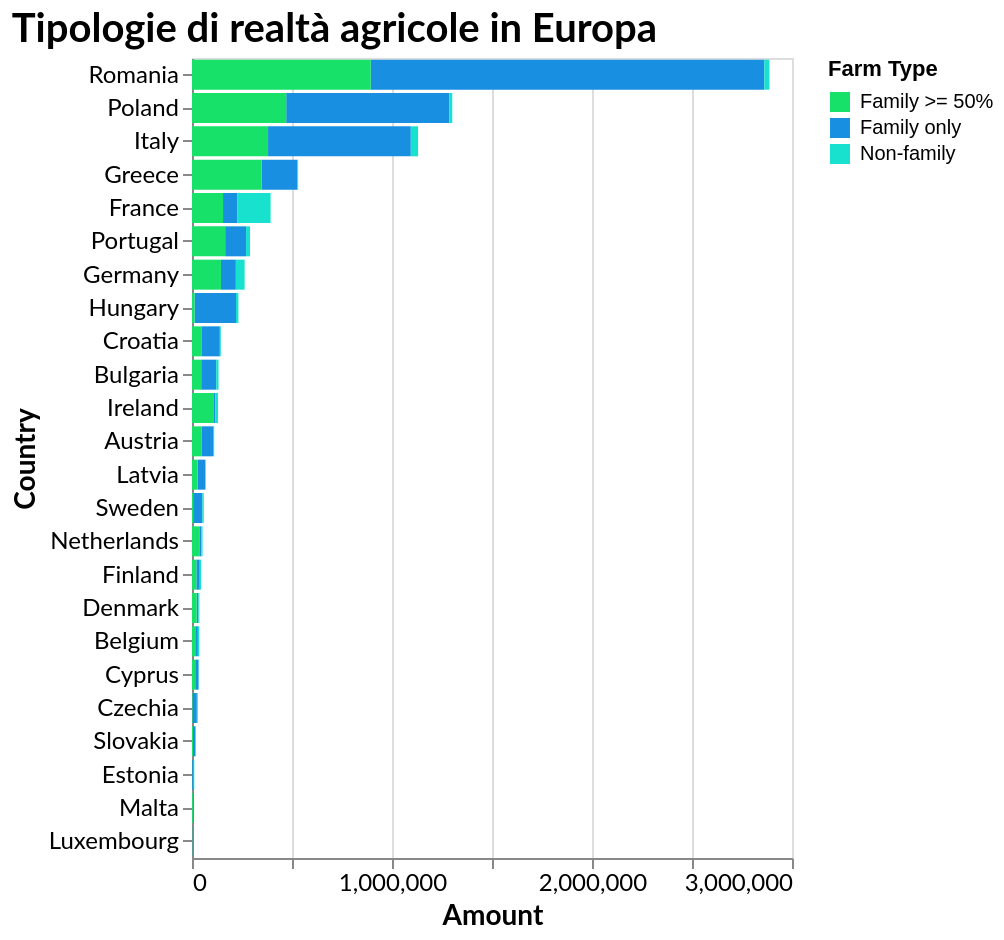

Write a Vega-Lite specification for this figure.
### Vega-Lite specification from a JSON file in a GitHub repository (floating-point values rounded to 4 significant figures)
{"$schema": "https://vega.github.io/schema/vega-lite/v5.17.0.json", "config": {"axis": {"labelFont": "Lato", "labelFontSize": 12, "titleFont": "Lato", "titleFontSize": 14}, "background": "transparent", "title": {"anchor": "start", "color": "black", "font": "Lato", "fontSize": 20}}, "data": {"name": "data-53b6b9825049b1de7a3c61778ec3b2ab"}, "datasets": {"data-53b6b9825049b1de7a3c61778ec3b2ab": [{"Amount": 1967777, "Country": "Romania", "Farm Type": "Family only"}, {"Amount": 815995, "Country": "Poland", "Farm Type": "Family only"}, {"Amount": 713735, "Country": "Italy", "Farm Type": "Family only"}, {"Amount": 178213, "Country": "Greece", "Farm Type": "Family only"}, {"Amount": 71084, "Country": "France", "Farm Type": "Family only"}, {"Amount": 104508, "Country": "Portugal", "Farm Type": "Family only"}, {"Amount": 74500, "Country": "Germany", "Farm Type": "Family only"}, {"Amount": 207261, "Country": "Hungary", "Farm Type": "Family only"}, {"Amount": 89600, "Country": "Croatia", "Farm Type": "Family only"}, {"Amount": 75199, "Country": "Bulgaria", "Farm Type": "Family only"}, {"Amount": 9930, "Country": "Ireland", "Farm Type": "Family only"}, {"Amount": 56055, "Country": "Austria", "Farm Type": "Family only"}, {"Amount": 37645, "Country": "Latvia", "Farm Type": "Family only"}, {"Amount": 44750, "Country": "Sweden", "Farm Type": "Family only"}, {"Amount": 10407, "Country": "Netherlands", "Farm Type": "Family only"}, {"Amount": 16949, "Country": "Finland", "Farm Type": "Family only"}, {"Amount": 9317, "Country": "Denmark", "Farm Type": "Family only"}, {"Amount": 9334, "Country": "Belgium", "Farm Type": "Family only"}, {"Amount": 16890, "Country": "Cyprus", "Farm Type": "Family only"}, {"Amount": 21859, "Country": "Czechia", "Farm Type": "Family only"}, {"Amount": 11054, "Country": "Slovakia", "Farm Type": "Family only"}, {"Amount": 6755, "Country": "Estonia", "Farm Type": "Family only"}, {"Amount": 3468, "Country": "Malta", "Farm Type": "Family only"}, {"Amount": 927, "Country": "Luxembourg", "Farm Type": "Family only"}, {"Amount": 893704, "Country": "Romania", "Farm Type": "Family >= 50%"}, {"Amount": 471075, "Country": "Poland", "Farm Type": "Family >= 50%"}, {"Amount": 380344, "Country": "Italy", "Farm Type": "Family >= 50%"}, {"Amount": 348123, "Country": "Greece", "Farm Type": "Family >= 50%"}, {"Amount": 155144, "Country": "France", "Farm Type": "Family >= 50%"}, {"Amount": 165789, "Country": "Portugal", "Farm Type": "Family >= 50%"}, {"Amount": 144818, "Country": "Germany", "Farm Type": "Family >= 50%"}, {"Amount": 12824, "Country": "Hungary", "Farm Type": "Family >= 50%"}, {"Amount": 49599, "Country": "Croatia", "Farm Type": "Family >= 50%"}, {"Amount": 45922, "Country": "Bulgaria", "Farm Type": "Family >= 50%"}, {"Amount": 106461, "Country": "Ireland", "Farm Type": "Family >= 50%"}, {"Amount": 49216, "Country": "Austria", "Farm Type": "Family >= 50%"}, {"Amount": 28606, "Country": "Latvia", "Farm Type": "Family >= 50%"}, {"Amount": 6945, "Country": "Sweden", "Farm Type": "Family >= 50%"}, {"Amount": 36628, "Country": "Netherlands", "Farm Type": "Family >= 50%"}, {"Amount": 21841, "Country": "Finland", "Farm Type": "Family >= 50%"}, {"Amount": 23179, "Country": "Denmark", "Farm Type": "Family >= 50%"}, {"Amount": 20095, "Country": "Belgium", "Farm Type": "Family >= 50%"}, {"Amount": 15967, "Country": "Cyprus", "Farm Type": "Family >= 50%"}, {"Amount": 2301, "Country": "Czechia", "Farm Type": "Family >= 50%"}, {"Amount": 4840, "Country": "Slovakia", "Farm Type": "Family >= 50%"}, {"Amount": 657, "Country": "Estonia", "Farm Type": "Family >= 50%"}, {"Amount": 4022, "Country": "Malta", "Farm Type": "Family >= 50%"}, {"Amount": 820, "Country": "Luxembourg", "Farm Type": "Family >= 50%"}, {"Amount": 25586, "Country": "Romania", "Farm Type": "Non-family"}, {"Amount": 14419, "Country": "Poland", "Farm Type": "Non-family"}, {"Amount": 36449, "Country": "Italy", "Farm Type": "Non-family"}, {"Amount": 4343, "Country": "Greece", "Farm Type": "Non-family"}, {"Amount": 166797, "Country": "France", "Farm Type": "Non-family"}, {"Amount": 19932, "Country": "Portugal", "Farm Type": "Non-family"}, {"Amount": 43917, "Country": "Germany", "Farm Type": "Non-family"}, {"Amount": 12003, "Country": "Hungary", "Farm Type": "Non-family"}, {"Amount": 4720, "Country": "Croatia", "Farm Type": "Non-family"}, {"Amount": 11621, "Country": "Bulgaria", "Farm Type": "Non-family"}, {"Amount": 13824, "Country": "Ireland", "Farm Type": "Non-family"}, {"Amount": 5510, "Country": "Austria", "Farm Type": "Non-family"}, {"Amount": 2732, "Country": "Latvia", "Farm Type": "Non-family"}, {"Amount": 7095, "Country": "Sweden", "Farm Type": "Non-family"}, {"Amount": 5606, "Country": "Netherlands", "Farm Type": "Non-family"}, {"Amount": 6840, "Country": "Finland", "Farm Type": "Non-family"}, {"Amount": 4592, "Country": "Denmark", "Farm Type": "Non-family"}, {"Amount": 6567, "Country": "Belgium", "Farm Type": "Non-family"}, {"Amount": 1189, "Country": "Cyprus", "Farm Type": "Non-family"}, {"Amount": 4749, "Country": "Czechia", "Farm Type": "Non-family"}, {"Amount": 3738, "Country": "Slovakia", "Farm Type": "Non-family"}, {"Amount": 3957, "Country": "Estonia", "Farm Type": "Non-family"}, {"Amount": 160, "Country": "Malta", "Farm Type": "Non-family"}, {"Amount": 134, "Country": "Luxembourg", "Farm Type": "Non-family"}]}, "encoding": {"color": {"field": "Farm Type", "scale": {"domain": ["Family >= 50%", "Family only", "Non-family"], "range": ["#18E169", "#188FE1", "#18E1CE"]}, "type": "nominal"}, "tooltip": [{"field": "Country", "type": "nominal"}, {"field": "Farm Type", "type": "nominal"}, {"field": "Amount", "format": ",", "type": "quantitative"}], "x": {"field": "Amount", "type": "quantitative"}, "y": {"field": "Country", "sort": null, "type": "nominal"}}, "height": 400, "mark": {"type": "bar"}, "title": "Tipologie di realtà agricole in Europa", "width": "container"}
